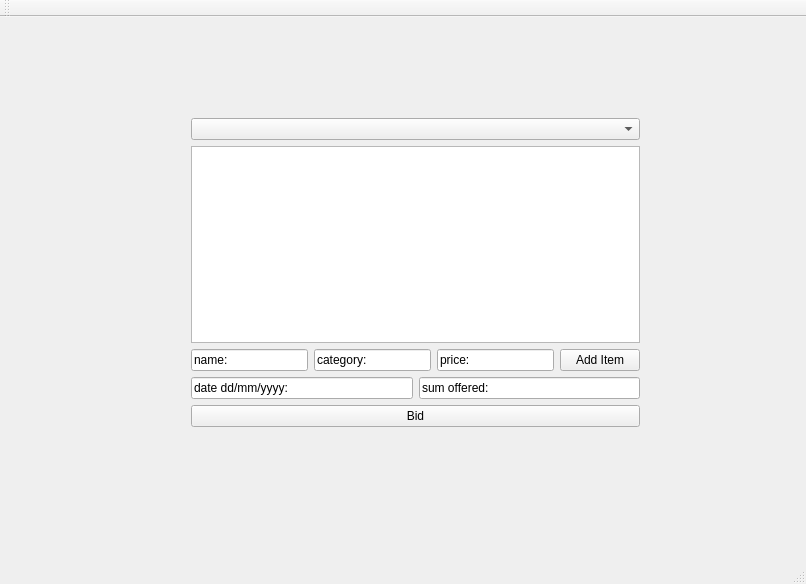
<?xml version="1.0" encoding="UTF-8"?>
<ui version="4.0">
 <class>MainWindowClass</class>
 <widget class="QMainWindow" name="MainWindowClass">
  <property name="geometry">
   <rect>
    <x>0</x>
    <y>0</y>
    <width>806</width>
    <height>584</height>
   </rect>
  </property>
  <property name="windowTitle">
   <string>MainWindow</string>
  </property>
  <widget class="QWidget" name="centralWidget">
   <widget class="QWidget" name="verticalLayoutWidget">
    <property name="geometry">
     <rect>
      <x>180</x>
      <y>90</y>
      <width>471</width>
      <height>331</height>
     </rect>
    </property>
    <layout class="QVBoxLayout" name="verticalLayout">
     <item>
      <widget class="QComboBox" name="comboBox"/>
     </item>
     <item>
      <widget class="QListWidget" name="itemsList"/>
     </item>
     <item>
      <layout class="QHBoxLayout" name="horizontalLayout_2">
       <item>
        <widget class="QLineEdit" name="itemName">
         <property name="text">
          <string>name:</string>
         </property>
        </widget>
       </item>
       <item>
        <widget class="QLineEdit" name="itemCategory">
         <property name="text">
          <string>category:</string>
         </property>
        </widget>
       </item>
       <item>
        <widget class="QLineEdit" name="itemPrice">
         <property name="text">
          <string>price:</string>
         </property>
        </widget>
       </item>
       <item>
        <widget class="QPushButton" name="addItem">
         <property name="text">
          <string>Add Item</string>
         </property>
        </widget>
       </item>
      </layout>
     </item>
     <item>
      <layout class="QHBoxLayout" name="horizontalLayout">
       <item>
        <widget class="QLineEdit" name="inputDate">
         <property name="text">
          <string>date dd/mm/yyyy:</string>
         </property>
        </widget>
       </item>
       <item>
        <widget class="QLineEdit" name="inputOffer">
         <property name="text">
          <string>sum offered:</string>
         </property>
        </widget>
       </item>
      </layout>
     </item>
     <item>
      <widget class="QPushButton" name="bid">
       <property name="text">
        <string>Bid</string>
       </property>
      </widget>
     </item>
    </layout>
   </widget>
  </widget>
  <widget class="QMenuBar" name="menuBar">
   <property name="geometry">
    <rect>
     <x>0</x>
     <y>0</y>
     <width>806</width>
     <height>21</height>
    </rect>
   </property>
  </widget>
  <widget class="QToolBar" name="mainToolBar">
   <attribute name="toolBarArea">
    <enum>TopToolBarArea</enum>
   </attribute>
   <attribute name="toolBarBreak">
    <bool>false</bool>
   </attribute>
  </widget>
  <widget class="QStatusBar" name="statusBar"/>
 </widget>
 <layoutdefault spacing="6" margin="11"/>
 <resources>
  <include location="MainWindow.qrc"/>
 </resources>
 <connections/>
</ui>
